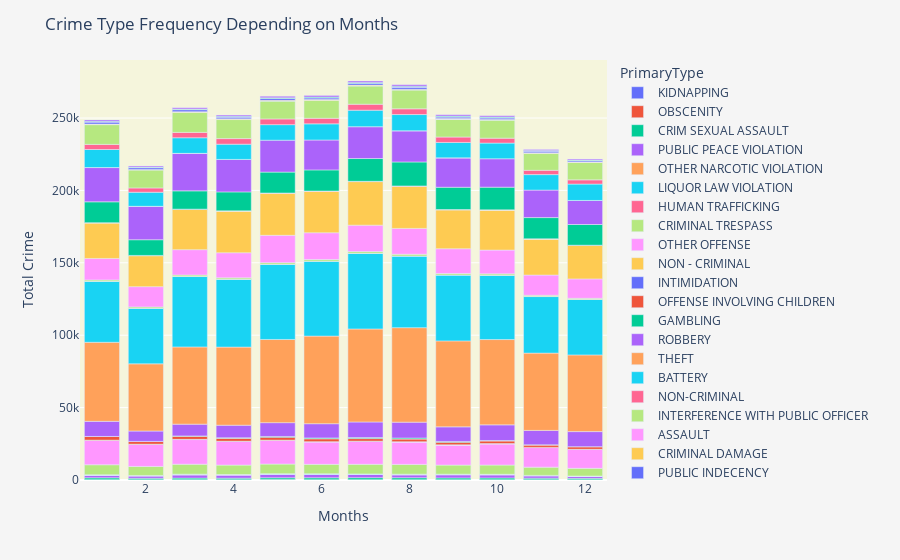

Notebook code cell kept with this figure:
### Code cell
months_crime_fre_fig=px.bar(months_crime_fre.toPandas(),x="Months",y="#crimes",color="PrimaryType")
months_crime_fre_fig.update_layout(title='Crime Type Frequency Depending on Months', xaxis_title='Months', yaxis_title='Total Crime', plot_bgcolor ='beige', paper_bgcolor='whitesmoke')
months_crime_fre_fig.show()

### Figure 1 — Plotly figure (JSON) as saved in the notebook; plotly's stock layout.template omitted (floating-point values rounded to 4 significant figures)
{"data": [{"alignmentgroup": "True", "hovertemplate": "PrimaryType=KIDNAPPING<br>Months=%{x}<br>#crimes=%{y}<extra></extra>", "legendgroup": "KIDNAPPING", "marker": {"color": "#636efa"}, "name": "KIDNAPPING", "offsetgroup": "KIDNAPPING", "orientation": "v", "showlegend": true, "textposition": "auto", "type": "bar", "x": ["01", "02", "03", "04", "05", "06", "07", "08", "09", "10", "11", "12"], "xaxis": "x", "y": [195, 173, 198, 178, 210, 202, 192, 190, 186, 159, 185, 165], "yaxis": "y"}, {"alignmentgroup": "True", "hovertemplate": "PrimaryType=OBSCENITY<br>Months=%{x}<br>#crimes=%{y}<extra></extra>", "legendgroup": "OBSCENITY", "marker": {"color": "#EF553B"}, "name": "OBSCENITY", "offsetgroup": "OBSCENITY", "orientation": "v", "showlegend": true, "textposition": "auto", "type": "bar", "x": ["01", "02", "03", "04", "05", "06", "07", "08", "09", "10", "11", "12"], "xaxis": "x", "y": [46, 37, 52, 32, 49, 36, 43, 22, 38, 54, 41, 38], "yaxis": "y"}, {"alignmentgroup": "True", "hovertemplate": "PrimaryType=CRIM SEXUAL ASSAULT<br>Months=%{x}<br>#crimes=%{y}<extra></extra>", "legendgroup": "CRIM SEXUAL ASSAULT", "marker": {"color": "#00cc96"}, "name": "CRIM SEXUAL ASSAULT", "offsetgroup": "CRIM SEXUAL ASSAULT", "orientation": "v", "showlegend": true, "textposition": "auto", "type": "bar", "x": ["01", "02", "03", "04", "05", "06", "07", "08", "09", "10", "11", "12"], "xaxis": "x", "y": [1242, 978, 1064, 1066, 1254, 1280, 1357, 1333, 1217, 1210, 1051, 925], "yaxis": "y"}, {"alignmentgroup": "True", "hovertemplate": "PrimaryType=PUBLIC PEACE VIOLATION<br>Months=%{x}<br>#crimes=%{y}<extra></extra>", "legendgroup": "PUBLIC PEACE VIOLATION", "marker": {"color": "#ab63fa"}, "name": "PUBLIC PEACE VIOLATION", "offsetgroup": "PUBLIC PEACE VIOLATION", "orientation": "v", "showlegend": true, "textposition": "auto", "type": "bar", "x": ["01", "02", "03", "04", "05", "06", "07", "08", "09", "10", "11", "12"], "xaxis": "x", "y": [1741, 1623, 2275, 2151, 2467, 2327, 2217, 2070, 2218, 2183, 1652, 1445], "yaxis": "y"}, {"alignmentgroup": "True", "hovertemplate": "PrimaryType=OTHER NARCOTIC VIOLATION<br>Months=%{x}<br>#crimes=%{y}<extra></extra>", "legendgroup": "OTHER NARCOTIC VIOLATION", "marker": {"color": "#FFA15A"}, "name": "OTHER NARCOTIC VIOLATION", "offsetgroup": "OTHER NARCOTIC VIOLATION", "orientation": "v", "showlegend": true, "textposition": "auto", "type": "bar", "x": ["01", "02", "03", "04", "05", "06", "07", "08", "09", "10", "11", "12"], "xaxis": "x", "y": [3, 4, 5, 4, 3, 6, 6, 9, 5, 4, 12, 3], "yaxis": "y"}, {"alignmentgroup": "True", "hovertemplate": "PrimaryType=LIQUOR LAW VIOLATION<br>Months=%{x}<br>#crimes=%{y}<extra></extra>", "legendgroup": "LIQUOR LAW VIOLATION", "marker": {"color": "#19d3f3"}, "name": "LIQUOR LAW VIOLATION", "offsetgroup": "LIQUOR LAW VIOLATION", "orientation": "v", "showlegend": true, "textposition": "auto", "type": "bar", "x": ["01", "02", "03", "04", "05", "06", "07", "08", "09", "10", "11", "12"], "xaxis": "x", "y": [350, 306, 412, 366, 355, 416, 376, 376, 343, 329, 253, 158], "yaxis": "y"}, {"alignmentgroup": "True", "hovertemplate": "PrimaryType=HUMAN TRAFFICKING<br>Months=%{x}<br>#crimes=%{y}<extra></extra>", "legendgroup": "HUMAN TRAFFICKING", "marker": {"color": "#FF6692"}, "name": "HUMAN TRAFFICKING", "offsetgroup": "HUMAN TRAFFICKING", "orientation": "v", "showlegend": true, "textposition": "auto", "type": "bar", "x": ["01", "02", "03", "04", "05", "06", "07", "08", "09", "10", "12"], "xaxis": "x", "y": [10, 3, 8, 3, 2, 5, 3, 8, 8, 6, 3], "yaxis": "y"}, {"alignmentgroup": "True", "hovertemplate": "PrimaryType=CRIMINAL TRESPASS<br>Months=%{x}<br>#crimes=%{y}<extra></extra>", "legendgroup": "CRIMINAL TRESPASS", "marker": {"color": "#B6E880"}, "name": "CRIMINAL TRESPASS", "offsetgroup": "CRIMINAL TRESPASS", "orientation": "v", "showlegend": true, "textposition": "auto", "type": "bar", "x": ["01", "02", "03", "04", "05", "06", "07", "08", "09", "10", "11", "12"], "xaxis": "x", "y": [6942, 6242, 6886, 6479, 6664, 6531, 6646, 6776, 6272, 6382, 5671, 5309], "yaxis": "y"}, {"alignmentgroup": "True", "hovertemplate": "PrimaryType=OTHER OFFENSE<br>Months=%{x}<br>#crimes=%{y}<extra></extra>", "legendgroup": "OTHER OFFENSE", "marker": {"color": "#FF97FF"}, "name": "OTHER OFFENSE", "offsetgroup": "OTHER OFFENSE", "orientation": "v", "showlegend": true, "textposition": "auto", "type": "bar", "x": ["01", "02", "03", "04", "05", "06", "07", "08", "09", "10", "11", "12"], "xaxis": "x", "y": [16875, 15237, 17020, 16360, 16394, 15559, 15824, 15492, 13866, 14663, 13560, 13042], "yaxis": "y"}, {"alignmentgroup": "True", "hovertemplate": "PrimaryType=NON - CRIMINAL<br>Months=%{x}<br>#crimes=%{y}<extra></extra>", "legendgroup": "NON - CRIMINAL", "marker": {"color": "#FECB52"}, "name": "NON - CRIMINAL", "offsetgroup": "NON - CRIMINAL", "orientation": "v", "showlegend": true, "textposition": "auto", "type": "bar", "x": ["01", "02", "04", "05", "06", "07", "08", "09", "10", "11", "12"], "xaxis": "x", "y": [2, 5, 1, 4, 9, 2, 5, 5, 2, 2, 1], "yaxis": "y"}, {"alignmentgroup": "True", "hovertemplate": "PrimaryType=INTIMIDATION<br>Months=%{x}<br>#crimes=%{y}<extra></extra>", "legendgroup": "INTIMIDATION", "marker": {"color": "#636efa"}, "name": "INTIMIDATION", "offsetgroup": "INTIMIDATION", "orientation": "v", "showlegend": true, "textposition": "auto", "type": "bar", "x": ["01", "02", "03", "04", "05", "06", "07", "08", "09", "10", "11", "12"], "xaxis": "x", "y": [120, 117, 138, 121, 130, 128, 148, 153, 143, 131, 93, 112], "yaxis": "y"}, {"alignmentgroup": "True", "hovertemplate": "PrimaryType=OFFENSE INVOLVING CHILDREN<br>Months=%{x}<br>#crimes=%{y}<extra></extra>", "legendgroup": "OFFENSE INVOLVING CHILDREN", "marker": {"color": "#EF553B"}, "name": "OFFENSE INVOLVING CHILDREN", "offsetgroup": "OFFENSE INVOLVING CHILDREN", "orientation": "v", "showlegend": true, "textposition": "auto", "type": "bar", "x": ["01", "02", "03", "04", "05", "06", "07", "08", "09", "10", "11", "12"], "xaxis": "x", "y": [2507, 1853, 2187, 2001, 2045, 1949, 1793, 1810, 1749, 1809, 1617, 1758], "yaxis": "y"}, {"alignmentgroup": "True", "hovertemplate": "PrimaryType=GAMBLING<br>Months=%{x}<br>#crimes=%{y}<extra></extra>", "legendgroup": "GAMBLING", "marker": {"color": "#00cc96"}, "name": "GAMBLING", "offsetgroup": "GAMBLING", "orientation": "v", "showlegend": true, "textposition": "auto", "type": "bar", "x": ["01", "02", "03", "04", "05", "06", "07", "08", "09", "10", "11", "12"], "xaxis": "x", "y": [53, 82, 197, 400, 492, 623, 689, 739, 573, 358, 150, 59], "yaxis": "y"}, {"alignmentgroup": "True", "hovertemplate": "PrimaryType=ROBBERY<br>Months=%{x}<br>#crimes=%{y}<extra></extra>", "legendgroup": "ROBBERY", "marker": {"color": "#ab63fa"}, "name": "ROBBERY", "offsetgroup": "ROBBERY", "orientation": "v", "showlegend": true, "textposition": "auto", "type": "bar", "x": ["01", "02", "03", "04", "05", "06", "07", "08", "09", "10", "11", "12"], "xaxis": "x", "y": [10420, 7170, 8123, 8684, 9537, 9809, 10779, 10962, 10068, 10788, 9971, 10408], "yaxis": "y"}, {"alignmentgroup": "True", "hovertemplate": "PrimaryType=THEFT<br>Months=%{x}<br>#crimes=%{y}<extra></extra>", "legendgroup": "THEFT", "marker": {"color": "#FFA15A"}, "name": "THEFT", "offsetgroup": "THEFT", "orientation": "v", "showlegend": true, "textposition": "auto", "type": "bar", "x": ["01", "02", "03", "04", "05", "06", "07", "08", "09", "10", "11", "12"], "xaxis": "x", "y": [54603, 46405, 53335, 53947, 57447, 60514, 64241, 65271, 59393, 58923, 53378, 52963], "yaxis": "y"}, {"alignmentgroup": "True", "hovertemplate": "PrimaryType=BATTERY<br>Months=%{x}<br>#crimes=%{y}<extra></extra>", "legendgroup": "BATTERY", "marker": {"color": "#19d3f3"}, "name": "BATTERY", "offsetgroup": "BATTERY", "orientation": "v", "showlegend": true, "textposition": "auto", "type": "bar", "x": ["01", "02", "03", "04", "05", "06", "07", "08", "09", "10", "11", "12"], "xaxis": "x", "y": [42163, 38374, 48631, 46864, 51941, 51742, 52230, 49424, 45460, 44397, 39064, 38303], "yaxis": "y"}, {"alignmentgroup": "True", "hovertemplate": "PrimaryType=NON-CRIMINAL<br>Months=%{x}<br>#crimes=%{y}<extra></extra>", "legendgroup": "NON-CRIMINAL", "marker": {"color": "#FF6692"}, "name": "NON-CRIMINAL", "offsetgroup": "NON-CRIMINAL", "orientation": "v", "showlegend": true, "textposition": "auto", "type": "bar", "x": ["01", "02", "03", "04", "05", "06", "07", "08", "09", "10", "11", "12"], "xaxis": "x", "y": [11, 10, 11, 7, 11, 14, 17, 18, 17, 18, 19, 9], "yaxis": "y"}, {"alignmentgroup": "True", "hovertemplate": "PrimaryType=INTERFERENCE WITH PUBLIC OFFICER<br>Months=%{x}<br>#crimes=%{y}<extra></extra>", "legendgroup": "INTERFERENCE WITH PUBLIC OFFICER", "marker": {"color": "#B6E880"}, "name": "INTERFERENCE WITH PUBLIC OFFICER", "offsetgroup": "INTERFERENCE WITH PUBLIC OFFICER", "orientation": "v", "showlegend": true, "textposition": "auto", "type": "bar", "x": ["01", "02", "03", "04", "05", "06", "07", "08", "09", "10", "11", "12"], "xaxis": "x", "y": [923, 931, 1016, 984, 1119, 1160, 1193, 1261, 1071, 944, 862, 793], "yaxis": "y"}, {"alignmentgroup": "True", "hovertemplate": "PrimaryType=ASSAULT<br>Months=%{x}<br>#crimes=%{y}<extra></extra>", "legendgroup": "ASSAULT", "marker": {"color": "#FF97FF"}, "name": "ASSAULT", "offsetgroup": "ASSAULT", "orientation": "v", "showlegend": true, "textposition": "auto", "type": "bar", "x": ["01", "02", "03", "04", "05", "06", "07", "08", "09", "10", "11", "12"], "xaxis": "x", "y": [14797, 14000, 17531, 17290, 18859, 18444, 18255, 17840, 17092, 16431, 13959, 13398], "yaxis": "y"}, {"alignmentgroup": "True", "hovertemplate": "PrimaryType=CRIMINAL DAMAGE<br>Months=%{x}<br>#crimes=%{y}<extra></extra>", "legendgroup": "CRIMINAL DAMAGE", "marker": {"color": "#FECB52"}, "name": "CRIMINAL DAMAGE", "offsetgroup": "CRIMINAL DAMAGE", "orientation": "v", "showlegend": true, "textposition": "auto", "type": "bar", "x": ["01", "02", "03", "04", "05", "06", "07", "08", "09", "10", "11", "12"], "xaxis": "x", "y": [24573, 21408, 27801, 28798, 29061, 28644, 30093, 29169, 26904, 27633, 24880, 23134], "yaxis": "y"}, {"alignmentgroup": "True", "hovertemplate": "PrimaryType=PUBLIC INDECENCY<br>Months=%{x}<br>#crimes=%{y}<extra></extra>", "legendgroup": "PUBLIC INDECENCY", "marker": {"color": "#636efa"}, "name": "PUBLIC INDECENCY", "offsetgroup": "PUBLIC INDECENCY", "orientation": "v", "showlegend": true, "textposition": "auto", "type": "bar", "x": ["01", "02", "03", "04", "05", "06", "07", "08", "09", "10", "11", "12"], "xaxis": "x", "y": [4, 7, 5, 7, 17, 15, 10, 13, 11, 10, 10, 10], "yaxis": "y"}, {"alignmentgroup": "True", "hovertemplate": "PrimaryType=STALKING<br>Months=%{x}<br>#crimes=%{y}<extra></extra>", "legendgroup": "STALKING", "marker": {"color": "#EF553B"}, "name": "STALKING", "offsetgroup": "STALKING", "orientation": "v", "showlegend": true, "textposition": "auto", "type": "bar", "x": ["01", "02", "03", "04", "05", "06", "07", "08", "09", "10", "11", "12"], "xaxis": "x", "y": [162, 129, 171, 158, 155, 159, 173, 147, 175, 135, 146, 133], "yaxis": "y"}, {"alignmentgroup": "True", "hovertemplate": "PrimaryType=BURGLARY<br>Months=%{x}<br>#crimes=%{y}<extra></extra>", "legendgroup": "BURGLARY", "marker": {"color": "#00cc96"}, "name": "BURGLARY", "offsetgroup": "BURGLARY", "orientation": "v", "showlegend": true, "textposition": "auto", "type": "bar", "x": ["01", "02", "03", "04", "05", "06", "07", "08", "09", "10", "11", "12"], "xaxis": "x", "y": [14380, 10850, 12627, 13074, 14426, 14596, 15731, 16563, 15365, 15679, 14662, 14282], "yaxis": "y"}, {"alignmentgroup": "True", "hovertemplate": "PrimaryType=NARCOTICS<br>Months=%{x}<br>#crimes=%{y}<extra></extra>", "legendgroup": "NARCOTICS", "marker": {"color": "#ab63fa"}, "name": "NARCOTICS", "offsetgroup": "NARCOTICS", "orientation": "v", "showlegend": true, "textposition": "auto", "type": "bar", "x": ["01", "02", "03", "04", "05", "06", "07", "08", "09", "10", "11", "12"], "xaxis": "x", "y": [23675, 23079, 25896, 22435, 22047, 20645, 22030, 21544, 20299, 19608, 18978, 16624], "yaxis": "y"}, {"alignmentgroup": "True", "hovertemplate": "PrimaryType=NON-CRIMINAL (SUBJECT SPECIFIED)<br>Months=%{x}<br>#crimes=%{y}<extra></extra>", "legendgroup": "NON-CRIMINAL (SUBJECT SPECIFIED)", "marker": {"color": "#FFA15A"}, "name": "NON-CRIMINAL (SUBJECT SPECIFIED)", "offsetgroup": "NON-CRIMINAL (SUBJECT SPECIFIED)", "orientation": "v", "showlegend": true, "textposition": "auto", "type": "bar", "x": ["01", "02", "03", "04", "07", "08", "09", "12"], "xaxis": "x", "y": [1, 2, 1, 1, 1, 1, 1, 1], "yaxis": "y"}, {"alignmentgroup": "True", "hovertemplate": "PrimaryType=MOTOR VEHICLE THEFT<br>Months=%{x}<br>#crimes=%{y}<extra></extra>", "legendgroup": "MOTOR VEHICLE THEFT", "marker": {"color": "#19d3f3"}, "name": "MOTOR VEHICLE THEFT", "offsetgroup": "MOTOR VEHICLE THEFT", "orientation": "v", "showlegend": true, "textposition": "auto", "type": "bar", "x": ["01", "02", "03", "04", "05", "06", "07", "08", "09", "10", "11", "12"], "xaxis": "x", "y": [12452, 9714, 10774, 10519, 10746, 11156, 11362, 11198, 10647, 10829, 10704, 11294], "yaxis": "y"}, {"alignmentgroup": "True", "hovertemplate": "PrimaryType=WEAPONS VIOLATION<br>Months=%{x}<br>#crimes=%{y}<extra></extra>", "legendgroup": "WEAPONS VIOLATION", "marker": {"color": "#FF6692"}, "name": "WEAPONS VIOLATION", "offsetgroup": "WEAPONS VIOLATION", "orientation": "v", "showlegend": true, "textposition": "auto", "type": "bar", "x": ["01", "02", "03", "04", "05", "06", "07", "08", "09", "10", "11", "12"], "xaxis": "x", "y": [3539, 2959, 3711, 3854, 3925, 3842, 4109, 3959, 3735, 3408, 2971, 2913], "yaxis": "y"}, {"alignmentgroup": "True", "hovertemplate": "PrimaryType=DECEPTIVE PRACTICE<br>Months=%{x}<br>#crimes=%{y}<extra></extra>", "legendgroup": "DECEPTIVE PRACTICE", "marker": {"color": "#B6E880"}, "name": "DECEPTIVE PRACTICE", "offsetgroup": "DECEPTIVE PRACTICE", "orientation": "v", "showlegend": true, "textposition": "auto", "type": "bar", "x": ["01", "02", "03", "04", "05", "06", "07", "08", "09", "10", "11", "12"], "xaxis": "x", "y": [13664, 12496, 13882, 13166, 12399, 12482, 12705, 13079, 12327, 12490, 11745, 12080], "yaxis": "y"}, {"alignmentgroup": "True", "hovertemplate": "PrimaryType=CONCEALED CARRY LICENSE VIOLATION<br>Months=%{x}<br>#crimes=%{y}<extra></extra>", "legendgroup": "CONCEALED CARRY LICENSE VIOLATION", "marker": {"color": "#FF97FF"}, "name": "CONCEALED CARRY LICENSE VIOLATION", "offsetgroup": "CONCEALED CARRY LICENSE VIOLATION", "orientation": "v", "showlegend": true, "textposition": "auto", "type": "bar", "x": ["01", "02", "03", "04", "05", "06", "07", "08", "09", "10", "11", "12"], "xaxis": "x", "y": [39, 39, 45, 49, 52, 45, 49, 54, 66, 55, 30, 41], "yaxis": "y"}, {"alignmentgroup": "True", "hovertemplate": "PrimaryType=ARSON<br>Months=%{x}<br>#crimes=%{y}<extra></extra>", "legendgroup": "ARSON", "marker": {"color": "#FECB52"}, "name": "ARSON", "offsetgroup": "ARSON", "orientation": "v", "showlegend": true, "textposition": "auto", "type": "bar", "x": ["01", "02", "03", "04", "05", "06", "07", "08", "09", "10", "11", "12"], "xaxis": "x", "y": [345, 285, 392, 426, 416, 403, 458, 418, 358, 391, 329, 302], "yaxis": "y"}, {"alignmentgroup": "True", "hovertemplate": "PrimaryType=PROSTITUTION<br>Months=%{x}<br>#crimes=%{y}<extra></extra>", "legendgroup": "PROSTITUTION", "marker": {"color": "#636efa"}, "name": "PROSTITUTION", "offsetgroup": "PROSTITUTION", "orientation": "v", "showlegend": true, "textposition": "auto", "type": "bar", "x": ["01", "02", "03", "04", "05", "06", "07", "08", "09", "10", "11", "12"], "xaxis": "x", "y": [1415, 1194, 1347, 1253, 1238, 1228, 1290, 1450, 1171, 1097, 1191, 851], "yaxis": "y"}, {"alignmentgroup": "True", "hovertemplate": "PrimaryType=CRIMINAL SEXUAL ASSAULT<br>Months=%{x}<br>#crimes=%{y}<extra></extra>", "legendgroup": "CRIMINAL SEXUAL ASSAULT", "marker": {"color": "#EF553B"}, "name": "CRIMINAL SEXUAL ASSAULT", "offsetgroup": "CRIMINAL SEXUAL ASSAULT", "orientation": "v", "showlegend": true, "textposition": "auto", "type": "bar", "x": ["01", "02", "03", "04", "05", "06", "07", "08", "09", "10", "11", "12"], "xaxis": "x", "y": [70, 97, 116, 66, 28, 18, 25, 24, 26, 30, 26, 50], "yaxis": "y"}, {"alignmentgroup": "True", "hovertemplate": "PrimaryType=HOMICIDE<br>Months=%{x}<br>#crimes=%{y}<extra></extra>", "legendgroup": "HOMICIDE", "marker": {"color": "#00cc96"}, "name": "HOMICIDE", "offsetgroup": "HOMICIDE", "orientation": "v", "showlegend": true, "textposition": "auto", "type": "bar", "x": ["01", "02", "03", "04", "05", "06", "07", "08", "09", "10", "11", "12"], "xaxis": "x", "y": [393, 331, 366, 463, 506, 549, 542, 566, 500, 461, 417, 372], "yaxis": "y"}, {"alignmentgroup": "True", "hovertemplate": "PrimaryType=SEX OFFENSE<br>Months=%{x}<br>#crimes=%{y}<extra></extra>", "legendgroup": "SEX OFFENSE", "marker": {"color": "#ab63fa"}, "name": "SEX OFFENSE", "offsetgroup": "SEX OFFENSE", "orientation": "v", "showlegend": true, "textposition": "auto", "type": "bar", "x": ["01", "02", "03", "04", "05", "06", "07", "08", "09", "10", "11", "12"], "xaxis": "x", "y": [979, 766, 874, 794, 1008, 967, 976, 988, 937, 865, 702, 634], "yaxis": "y"}], "layout": {"barmode": "relative", "legend": {"title": {"text": "PrimaryType"}, "tracegroupgap": 0}, "margin": {"t": 60}, "paper_bgcolor": "whitesmoke", "plot_bgcolor": "beige", "title": {"text": "Crime Type Frequency Depending on Months"}, "xaxis": {"anchor": "y", "domain": [0, 1], "title": {"text": "Months"}}, "yaxis": {"anchor": "x", "domain": [0, 1], "title": {"text": "Total Crime"}}}}
